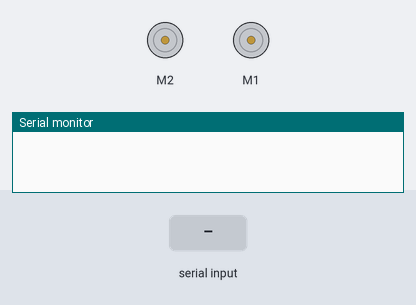
Bench run of a sketch on a simulated Arduino Leonardo, built with avr-gcc and run on an emulated ATmega32U4. Parts: 2 × DC motor (green arrow = forward, orange = backward, longer = faster), the last lines printed to the serial monitor. The inputs (shaded band) are chosen by the test bench.

Above: at 1.2 s.
1.3 s: "Avancer\n" received over the second serial link
At 2.1 s:
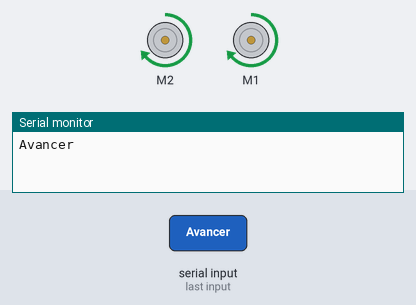
2.8 s: "Reculer\n" received over the second serial link
At 3.2 s:
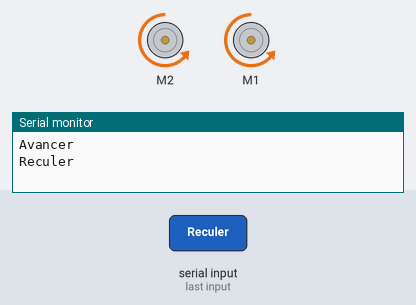
4.3 s: "Gauche\n" received over the second serial link
At 5.5 s:
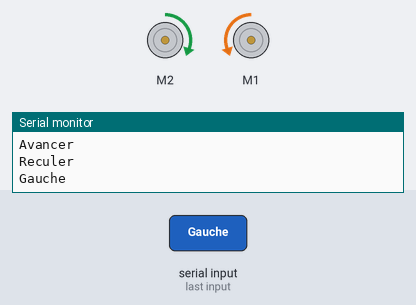
5.8 s: "Droite\n" received over the second serial link
At 6.7 s:
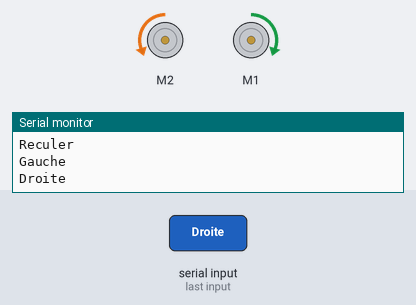
7.3 s: "Stop\n" received over the second serial link
At 7.9 s:
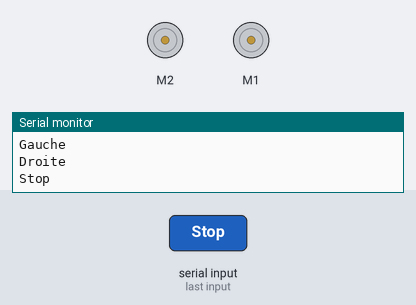
Timing chart, 0 to 9.8 s (numbered marks = the images above; inputs shaded):
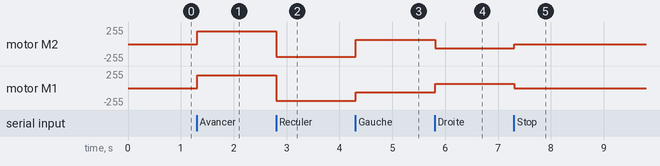

Measured:
- after the input at 1.3 s, motor M2, motor M1: stopped → forward 191/255 at once
- after the input at 2.8 s, motor M2, motor M1: forward 191/255 → backward 191/255 at once
- after the input at 4.3 s, motor M2: backward 191/255 → forward 63/255 at once; motor M1: backward 191/255 → backward 63/255 at once
- after the input at 5.8 s, motor M2: forward 63/255 → backward 63/255 at once; motor M1: backward 63/255 → forward 63/255 at once
- after the input at 7.3 s, motor M2: backward 63/255 → stopped at once; motor M1: forward 63/255 → stopped at once

The sketch:

control_with_phone.ino
```cpp
#include <Wire.h>
#include <Zumo32U4.h>

Zumo32U4Motors motors;
Zumo32U4LCD lcd;

String PrgZumo = "";
int Pos1;
int Pos2;
int led13=13;
int led12=12;
int led11=11;

#define RxD         10
#define TxD         11
#define PINLED      9
#define LEDON()     digitalWrite(PINLED, HIGH)
#define LEDOFF()    digitalWrite(PINLED, LOW)
#define DEBUG_ENABLED  1

void setup() {
  Serial1.begin(9600);
  pinMode(RxD, INPUT);
  pinMode(TxD, OUTPUT);
}

void loop() {
   if (Serial1.available()) {
    PrgZumo = Serial1.readStringUntil('\n');
    Serial.println(PrgZumo);
   }

   if (PrgZumo == "Avancer") {
    motors.setRightSpeed(300);
    motors.setLeftSpeed(300);
   }

   if (PrgZumo == "Reculer") {
    motors.setRightSpeed(-300);
    motors.setLeftSpeed(-300);
   }

   if (PrgZumo == "Gauche") {
    motors.setRightSpeed(100);
    motors.setLeftSpeed(-100);
    delay(500);
   }

   if (PrgZumo == "Droite") {
    motors.setRightSpeed(-100);
    motors.setLeftSpeed(100);
    delay(500);
   }

   if (PrgZumo == "Stop") {
    motors.setRightSpeed(0);
    motors.setLeftSpeed(0);
   }
}
```
